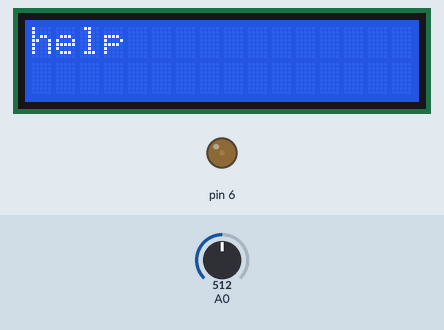
Recording of a sketch running on a simulated Arduino Uno, built with avr-gcc and run on an emulated ATmega328P. On the bench: 16×2 character LCD, output pins drawn as LEDs (lit = HIGH). The test bench sets the inputs (shaded band); at power-on: A0 = 512. The audio player accepts every command and is not drawn; what the sketch prints to the serial monitor is not drawn.

Above: at 1.7 s.
1.8 s: A0 set to 160
7.8 s: A0 set to 141
At 11.4 s:
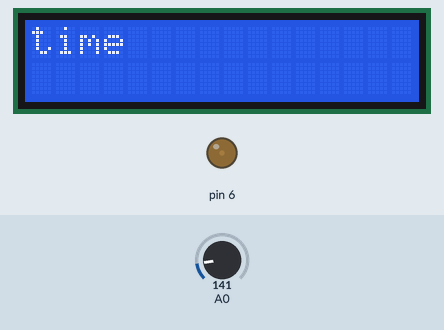
13.8 s: A0 set to 0
At 16.7 s:
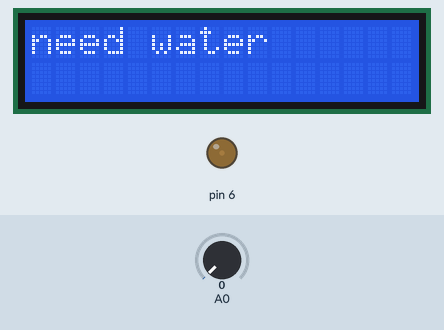
19.8 s: A0 set to 122
At 22.1 s:
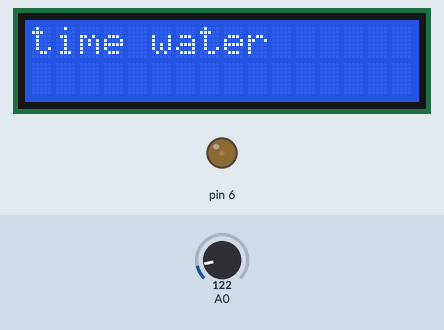
25.8 s: A0 set to 306
At 31.5 s:
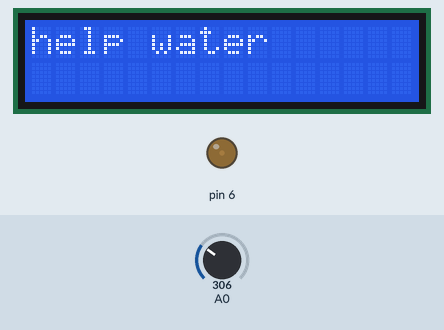
32.3 s: A0 set to 140
At 36.8 s:
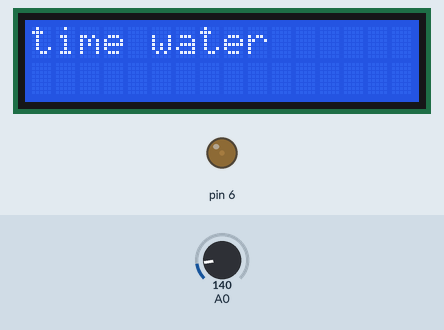
Timing chart, 0 to 38.3 s (numbered marks = the images above; inputs shaded):
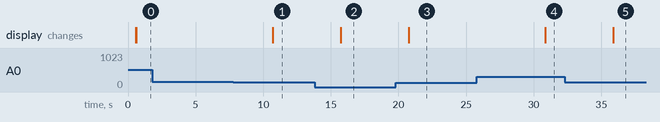

The sketch:

flex.ino
```cpp
#include "SoftwareSerial.h"
#include "DFRobotDFPlayerMini.h"
#include<LiquidCrystal.h>


LiquidCrystal lcd(12,11,5,8,4,7);

// Use pins 2 and 3 to communicate with DFPlayer Mini
static const uint8_t PIN_MP3_TX = 2; // Connects to module's RX
static const uint8_t PIN_MP3_RX = 3; // Connects to module's TX

SoftwareSerial softwareSerial(PIN_MP3_RX, PIN_MP3_TX);
 int flexVal,prev=-1,chk,val;

// Create the Player object
DFRobotDFPlayerMini Player;

void setup() {

  // Init USB serial port for debugging
  Serial.begin(9600);
  // Init serial port for DFPlayer Mini
  softwareSerial.begin(9600);
  Player.begin(softwareSerial);


  analogWrite(6,20);
  lcd.begin(16,2);


}
int vol=30;
void loop() {

  flexVal=analogRead(A0);
  if(flexVal==0){
    val=0;
  }

  if(flexVal<150){
    val=1;
  }

  else{
    val=2;
  }
  Serial.println("reading");
  Serial.print(flexVal);
  if(prev==-1){
    prev=val;
    chk=1;
  }
  else if(prev!=val){
    chk=1;
  }

  else{
    chk=1;
  }
  if(chk){
  if(flexVal==0){
    Player.volume(vol);
     Player.play(1);
     Serial.println("0 value");
     lcd.setCursor(0,0);
     lcd.print("need water");
     delay(5000);

  }


  else if (flexVal<150) {
     Serial.println("below 150 and above 0");
     Player.volume(vol);
     Player.play(2);
     lcd.setCursor(0,0);
     lcd.print("time");
     delay(5000);

  }
  else{
    Serial.println("third case");
     Player.volume(vol);
     Player.play(3);
     lcd.setCursor(0,0);
     lcd.print("help");
     delay(5000);
  }
  }


}
//
//#include<LiquidCrystal.h>
//
//LiquidCrystal lcd(12,11,5,8,4,7); //4 3 2
//
//void setup(){
//  analogWrite(6,20);
//  lcd.begin(16,2);
//}
//
//void loop(){
//  lcd.setCursor(0,0);
//  lcd.print("1234");
//  delay(5000);
//}
```

Measured:
- the behaviour switches between 150 and 149 on A0 (found by bisection; images 0 and 1)
- after the input at 1.8 s, every drawn part: stays the same
- after the input at 7.8 s, the display: changes after 2.9 s (image 1)
- after the input at 13.8 s, the display: changes after 1.9 s (image 2)
- after the input at 19.8 s, the display: changes after 0.97 s (image 3)
- after the input at 25.8 s, the display: changes after 5.1 s (image 4)
- after the input at 32.3 s, the display: changes after 3.6 s (image 5)
